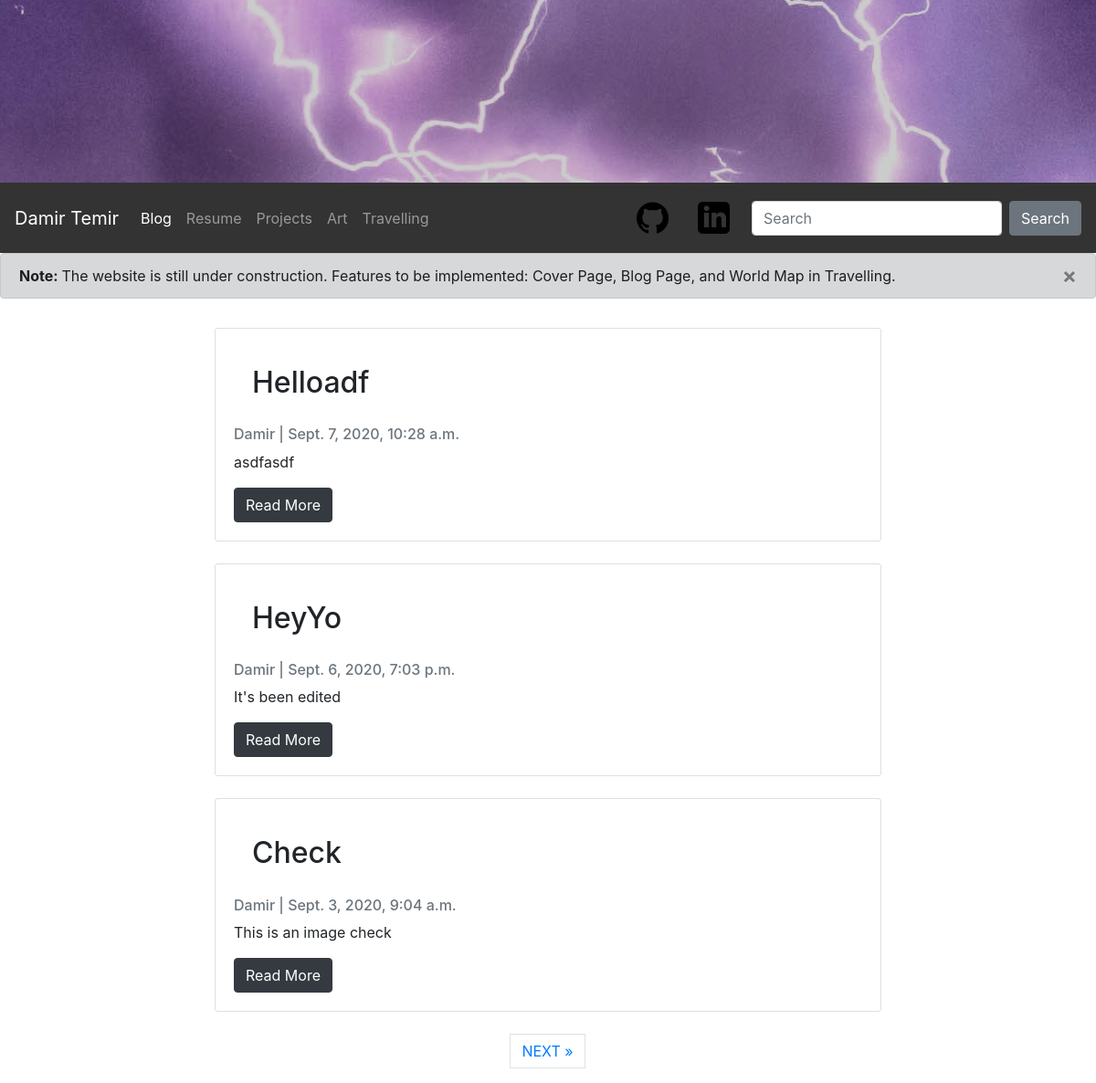
/blog/, run on an earlier commit of the app's database.
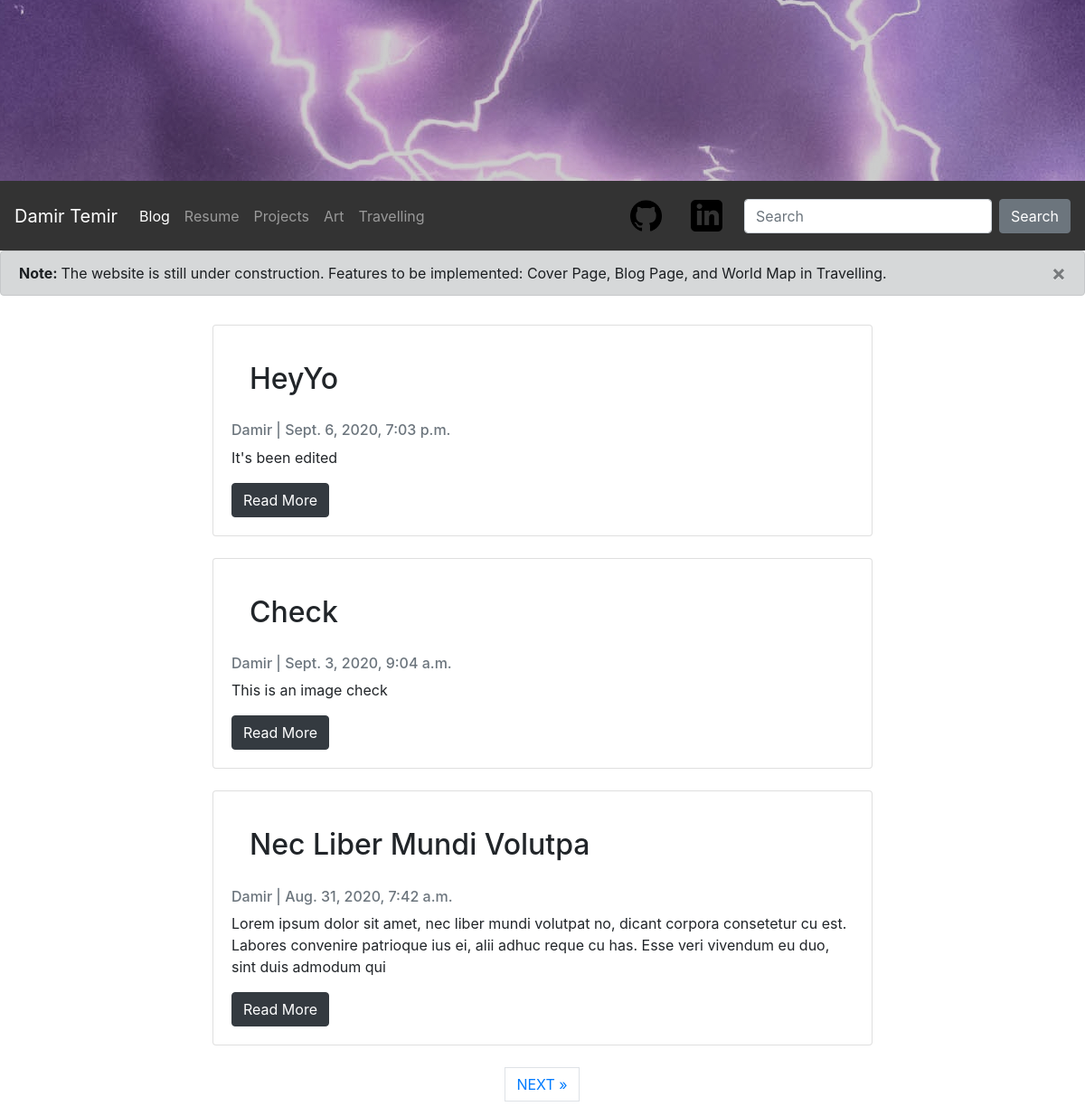
And on a later commit of the database.
### blog/models.py (models this page shows, shortened)
class Post(models.Model):
    title = models.CharField(max_length=100, unique=True)
    header_image = models.ImageField(null=True, blank=True, upload_to="images/")
    slug = models.SlugField(max_length=100, unique=True)
    author = models.ForeignKey(User, on_delete=models.CASCADE, related_name='blog_posts')
    updated_on = models.DateTimeField(auto_now=True)
    content = models.TextField()
    created_on = models.DateTimeField(auto_now_add=True)
    status = models.IntegerField(choices=STATUS, default=0)
    class Meta:
        ordering = ['-created_on']

### blog/views.py (the view)
# urls.py: path('', views.PostList.as_view(), name='home'),
class PostList(ListView):
    queryset = Post.objects.filter(status=1).order_by('-created_on')
    template_name = 'blog/blog.html'
    context_object_name = 'post_list'
    paginate_by = 3

### blog/templates/blog/blog.html (shortened to what this page needs)
{% extends 'blog/nav.html' %}
{% load static %}
{% block content %}
    <body>
        <main>
            <div class="alert alert-dark alert-dismissible fade show" role="alert">
                <strong>Note: </strong>The website is still under construction.
                Features to be implemented: Cover Page, Blog Page, and World Map in Travelling.
                <form onsubmit="alert_visible(); return false;">
                    <button type="submit" class="close" aria-label="Close" data-dismiss="alert"><span aria-hidden="true">&times;</span></button>
                </form>
            </div>
            <div class="container align-items-center">
                <div class="row">
                {% if post_list %}
                    <div class="col-md-8 mt-3 mx-auto">
                        {% for post in post_list %}
                        <div class="card mb-4">
                        <div class="card-body">
                            <h2 class="card-body">{{ post.title }}</h2>
                            <p class="card-text text-muted h6">{{ post.author }} | {{ post.created_on }}</p>
                            <p class="card-text">{{ post.content|slice:":200" }}</p>
                            <a href="{% url 'blog:post_detail' post.slug %}" class="btn btn-dark">Read More</a>
                        </div>
                        </div>
                        {% endfor %}
                    </div>
                {% else %}
                    <div class="col-md-8 mt-3 mx-auto">
                        <div class="card mb-4 card-body">
                            <h2 class="card-body">No posts are available yet</h2>
                        </div>
                    </div>
                {% endif %}
                </div>
            </div>
            {% if is_paginated %}
              <ul class="pagination justify-content-center">
                {% if page_obj.has_next %}
                <li><a href="?page={{ page_obj.next_page_number }}" class="page-link"> NEXT &raquo;</a></li>
                {% endif %}
              </ul>
            {% endif %}
        </main>
    </body>
{% endblock content %}

### blog/templates/blog/nav.html (shortened to what this page needs)
{% load static %}
<!DOCTYPE html>
<html lang="en">
    <head>
        <link rel="stylesheet" href="https://stackpath.bootstrapcdn.com/bootstrap/4.5.0/css/bootstrap.min.css">
        <link rel="stylesheet" type="text/css" href="{% static 'blog/styles.css' %}">
    </head>
    <div class="header-img img-fluid container-header"></div>
    <div>
    <nav class="navbar nav-masthead navbar-expand-md navbar-dark" style="background-color: #333;">
        <a class="navbar-brand nav-item " href="index.html">Damir Temir</a>
        <div class="collapse navbar-collapse" id="navbarsExampleDefault">
            <ul class="navbar-nav mr-auto">
                <li class="nav-item active">
                    <a class="nav-link" href="{% url 'blog:home' %}">Blog</a>
                </li>
                <li class="nav-item">
                    <a class="nav-link"href="../temp/resume.html">Resume</a>
                </li>
                <li class="nav-item">
                    <a class="nav-link" href="../temp/projects.html">Projects</a>
                </li>
                <li class="nav-item">
                    <a class="nav-link" href="../temp/art.html">Art</a>
                </li>
                <li class="nav-item">
                    <a class="nav-link" href="../temp/travel.html">Travelling</a>
                </li>
            </ul>
            <ul class="navbar-nav mr-right">
                <li class="navbar-brand">
                    <a class="nav-link" href="https://github.com/dtemir">
                        <img src="../../static/images/github.png" class="img-fluid" style="background: transparent; width:35px; filter: brightness(0%);" alt="Github Logo" width="40" height="40" loading="lazy">
                    </a>
                </li>
                <li class="navbar-brand">
                    <a class="nav-link" href="https://www.linkedin.com/in/damirtemir/">
                        <img src="../../static/images/linkedin.png" class="img-fluid" style="background: transparent; width:35px; filter: brightness(0%);" alt="LinkedIn Logo" width="40" height="40" loading="lazy">
                    </a>
                </li>
            </ul>
            <form class="form-inline my-2 my-lg-0">
                <input class="form-control mr-sm-2" type="text" placeholder="Search" aria-label="Search">
                <button class="btn btn-secondary my-2 my-sm-0" type="submit">Search</button>
            </form>
        </div>
    </nav>
    </div>
    {% block content %}{% endblock content %}
</html>

### blog/static/blog/styles.css (style rules this page uses)
.header-img { max-width: 100%; height: 200px; background-image: url(../images/thunders-2.jpg); filter: brightness(80%); background-size: cover; }
.container-header { position: relative; }

What changed in the data, as far as the page shows it:
removed Post: title "Helloadf", author "Damir", created_on "Sept. 7, 2020, 10:28 a.m.", content "asdfasdf"
now on this page (row unchanged): Post: title "Nec Liber Mundi Volutpa", author "Damir", created_on "Aug. 31, 2020, 7:42 a.m.", content "Lorem ipsum dolor sit amet, nec liber mundi volutpat no, dicant corpora consetetur cu est. Labores convenire patrioque ius ei, alii adhuc reque cu has. Esse veri vivendum eu duo, sint duis admodum qui"
